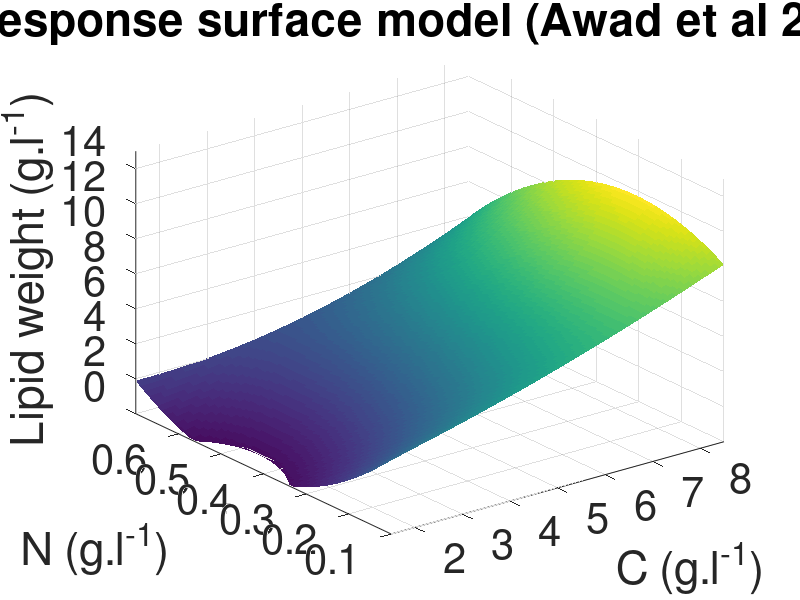

The MATLAB script that drew this image: (Note: this script raises an error after producing the figure.)
%% mapping process model prediction to iNP636 model for the effect of C/N ratio on lipid

%% try with the lipid content equation

% y_content = 69.71 - 2.76 * x1 - 297.026 * x2 + 328.79 * x2^2 + 18.97 * x1 * x2 - 29.14 * x1 * x2^2 + 3.13 * x1^2 * x2 - 3.64 * x1^2 * x2^2;
% 
% y_weight = 7.11 + 0.13*x1 - 42.45*x2 + 50.45*x2^2 + 4.70*x1*x2 - 7.58 * x1 *x2^2 + 0.35 *x1^2*x2 - 0.32 * x1^2 * x2^2;
% input data to test the model 
X1 = [8 8 8 16 16 16 24 24 24 32 32 32]; % C Awad et al experimental data
X2 = [0.13 0.26 0.67 0.13 0.26 0.67 0.13 0.26 0.67 0.13 0.26 0.67]; %N  Awad et al experimental data
CN = [60 30 12 120 60 24 180 90 36 240 120 48];



N = [0.1:0.01:0.8];
C = [1.5 : 0.05 : 8.5];
for i = 1: length(C)
    x1 = C(i);
    for j = 1: length(N)
    x2 = N(j);
    lipid_weight (i,j) = 7.11 + 0.13*x1 - 42.45*x2 + 50.45*x2^2 + 4.70*x1*x2 - 7.58 * x1 *x2^2 + 0.35 *x1^2*x2 - 0.32 * x1^2 * x2^2;
    end
end

figure (2)
s = surf(C,N,lipid_weight','LineStyle','none') % it is correct the y equation 
xlabel('C (g.l^{-1})')
ylabel('N (g.l^{-1})')
zlabel('Lipid weight (g.l^{-1})')
set(gca,'FontSize',30)
zlim([0 15])
xlim([1.5 8.5])
ylim([0.1 0.7])
title ('Response surface model (Awad et al 2019)')

x=get(s,'XData');
y=get(s,'YData');
z=get(s,'ZData');
%%Create vectors out of surface's XData and YData
x=x(1,:);
y=y(1,:);
%%Divide the lengths by the number of lines needed
xnumlines = 10; % 10 lines
ynumlines = 10; % 10 partitions
xspacing = round(length(x)/xnumlines);
yspacing = round(length(y)/ynumlines);
%%Plot the mesh lines 
% Plotting lines in the X-Z plane
hold on
for i = 1:yspacing:length(y)
    Y1 = y(i)*ones(size(x)); % a constant vector
    Z1 = z(i,:);
    plot3(x,Y1,Z1,'-k', 'LineWidth', 0.1);
end
% Plotting lines in the Y-Z plane
for i = 1:xspacing:length(x)
    X2 = x(i)*ones(size(y)); % a constant vector
    Z2 = z(:,i);
    plot3(X2,y,Z2,'-k', 'LineWidth', 0.1);
end
hold off


%% Now simulate using iNP636

load iNP636
ori_model = model; 
%% simulate lipdi with zero biomass

gluc = 'r_51_exchange';
urea = 'r_160_exchange'; 
lipid = 'Ex_lipid_body_cytosol';
biomass_N = 'Biomass_nitrogen_abundant';
biomass_Ndel = 'Biomass_nitrogen_deletion'; 
biomass = 'r_1814'; % exchange reaction for biomass
acyl_N = 'Acyl_Pool_glycerol';
acyl_Ndel = 'Acyl_Pool_glycerol_Ndel';
acyl_glucose = 'Acyl_Pool_glucose'; 

model = changeRxnBounds(model,{acyl_glucose, acyl_glucose}, [0 1000] , {'l','u'});
model = changeRxnBounds(model,acyl_N,0,'b');
model = changeRxnBounds(model,acyl_Ndel,0,'b');
model = changeRxnBounds(model,{'ATPM'},1,'b');
model = changeRxnBounds(model,{biomass_N, biomass_Ndel},0,'b');


N_mmol = N*1000/14;
C_mol = C/12;
gluc_mmol = C_mol * 1000/ 6; % 6 carbon for glucose 

si_model = model; 
for i = 1: length(gluc_mmol)
    for j = 1: length(N_mmol)     
        si_model2 = si_model; 
        si_model2 = BiomassInDifConditions(si_model2,-gluc_mmol(i),6,-N_mmol(j),1);
        si_model2 = changeRxnBounds(si_model2,gluc,-gluc_mmol(i),'b');
        si_model2 = changeRxnBounds(si_model2,urea,-N_mmol(j),'b');
        si_model2 = changeObjective(si_model2,biomass);
        growth = optimizeCbModel(si_model2,'max');
        gr = growth.f;
        gr_check (i,j) = gr;
        if gr < 0.2
        si_model2 = changeRxnBounds(si_model2,{biomass,biomass},[gr*90/100 gr],{'l','u'});
        else 
        si_model2 = changeRxnBounds(si_model2,{biomass,biomass},[0.2*90/100 0.2],{'l','u'});
        end
        si_model2 = changeObjective(si_model2,lipid);
        FBA_max = optimizeCbModel(si_model2,'max');
        FBA_min = optimizeCbModel(si_model2,'min');
        lipid_max (i,j) = FBA_max.f;
        lipid_min (i,j) = FBA_min.f;
    end
end


lipid_max_g = lipid_max *  475.14 / 1000;
figure (1)
s = surf(C,N,lipid_max_g','LineStyle','none')
xlabel('C (g.l^{-1})')
ylabel('N (g.l^{-1})')
zlabel('lipid production rate (g.g_{DCW}^{-1}.h^{-1})')
set(gca,'FontSize',30)
title('GEM iNP636 model')
xlim([1.5 8.5])
ylim([0.1 0.7])


x=get(s,'XData');
y=get(s,'YData');
z=get(s,'ZData');
%%Create vectors out of surface's XData and YData
x=x(1,:);
y=y(1,:);
%%Divide the lengths by the number of lines needed
xnumlines = 10; % 10 lines
ynumlines = 10; % 10 partitions
xspacing = round(length(x)/xnumlines);
yspacing = round(length(y)/ynumlines);
%%Plot the mesh lines 
% Plotting lines in the X-Z plane
hold on
for i = 1:yspacing:length(y)
    Y1 = y(i)*ones(size(x)); % a constant vector
    Z1 = z(i,:);
    plot3(x,Y1,Z1,'-k', 'LineWidth', 0.1);
end
% Plotting lines in the Y-Z plane
for i = 1:xspacing:length(x)
    X2 = x(i)*ones(size(y)); % a constant vector
    Z2 = z(:,i);
    plot3(X2,y,Z2,'-k', 'LineWidth', 0.1);
end
hold off

%% simulate static biomass 
static_model = changeRxnBounds(model,{biomass_N},1000,'u');

for i = 1: length(gluc_mmol)
    for j = 1: length(N_mmol)     
        model3 = static_model; 
        model3 = changeRxnBounds(model3,gluc,-gluc_mmol(i),'b');
        model3 = changeRxnBounds(model3,urea,-N_mmol(j),'b');
        model3 = changeObjective(model3,biomass);
        growth = optimizeCbModel(model3,'max');
        gr = growth.f;
        gr_check (i,j) = gr;
        if gr < 0.2
        model3 = changeRxnBounds(model3,{biomass,biomass},[gr*90/100 gr],{'l','u'});
        else 
        model3 = changeRxnBounds(model3,{biomass,biomass},[0.2*90/100 0.2],{'l','u'});
        end
        model3 = changeObjective(model3,lipid);
        FBA_max = optimizeCbModel(model3,'max');
        FBA_min = optimizeCbModel(model3,'min');
        lipid_max_static (i,j) = FBA_max.f;
        lipid_min (i,j) = FBA_min.f;
    end
end

lipid_max_g_static = lipid_max_static *  475.14 / 1000;
figure (3)
s = surf(C,N,lipid_max_g_static','LineStyle','none')
xlabel('C (g.l^{-1})')
ylabel('N (g.l^{-1})')
zlabel('lipid production rate (g.g_{DCW}^{-1}.h^{-1})')
set(gca,'FontSize',30)
title('GEM iNP636 model - no dynamic biomass')
xlim([1.5 8.5])
ylim([0.1 0.7])
% cmap = cbrewer('seq','GnBu',200);
% colormap(cmap)
% hcb1=colorbar;


x=get(s,'XData');
y=get(s,'YData');
z=get(s,'ZData');
%%Create vectors out of surface's XData and YData
x=x(1,:);
y=y(1,:);
%%Divide the lengths by the number of lines needed
xnumlines = 10; % 10 lines
ynumlines = 10; % 10 partitions
xspacing = round(length(x)/xnumlines);
yspacing = round(length(y)/ynumlines);
%%Plot the mesh lines 
% Plotting lines in the X-Z plane
hold on
for i = 1:yspacing:length(y)
    Y1 = y(i)*ones(size(x)); % a constant vector
    Z1 = z(i,:);
    plot3(x,Y1,Z1,'-k');
end
% Plotting lines in the Y-Z plane
for i = 1:xspacing:length(x)
    X2 = x(i)*ones(size(y)); % a constant vector
    Z2 = z(:,i);
    plot3(X2,y,Z2,'-k');
end
hold off

%% Plot everything on the same figure
figure(5)

subplot(3,1,1) % Awad model
surf(C,N,lipid_weight')
xlabel('C (g.l^{-1})')
ylabel('N (g.l^{-1})')
zlabel('Lipid weight (g.l^{-1})')
set(gca,'FontSize',30)
zlim([0 15])
xlim([1.5 8.5])
ylim([0.1 0.7])
title ('Response surface model (Awad et al 2019)')

subplot(3,1,2) % iNP636 with static biomass
surf(C,N,lipid_max_g_static')
xlabel('C (g.l^{-1})')
ylabel('N (g.l^{-1})')
zlabel('lipid production rate (g.g_{DCW}^{-1}.h^{-1})')
set(gca,'FontSize',30)
title('GEM iNP636 model - no dynamic biomass')
xlim([1.5 8.5])
ylim([0.1 0.7])

subplot(3,1,3) %iNP636 with dynamic biomass
surf(C,N,lipid_max_g')
xlabel('C (g.l^{-1})')
ylabel('N (g.l^{-1})')
zlabel('lipid production rate (g.g_{DCW}^{-1}.h^{-1})')
set(gca,'FontSize',30)
title('GEM iNP636 model - with dynamic biomass')
xlim([1.5 8.5])
ylim([0.1 0.7])
